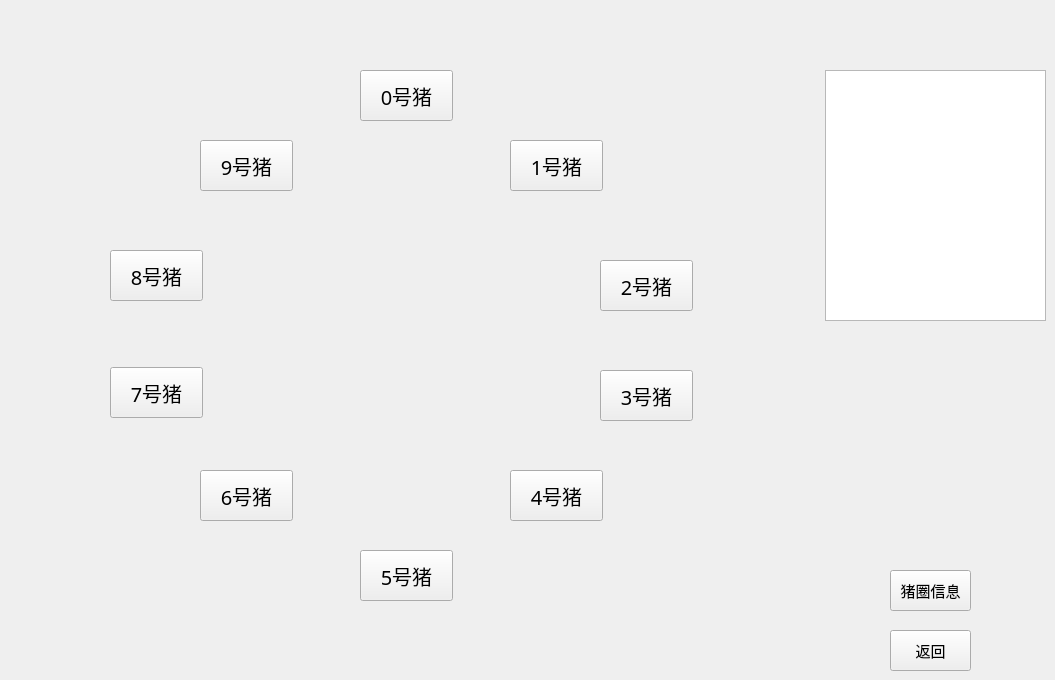
    <widget class="QWidget" name="pigpen">
     <widget class="QPushButton" name="pig0">
      <property name="geometry">
       <rect>
        <x>360</x>
        <y>70</y>
        <width>93</width>
        <height>51</height>
       </rect>
      </property>
      <property name="font">
       <font>
        <family>方正姚体</family>
        <pointsize>15</pointsize>
       </font>
      </property>
      <property name="text">
       <string>0号猪</string>
      </property>
     </widget>
     <widget class="QPushButton" name="pig1">
      <property name="geometry">
       <rect>
        <x>510</x>
        <y>140</y>
        <width>93</width>
        <height>51</height>
       </rect>
      </property>
      <property name="font">
       <font>
        <family>方正姚体</family>
        <pointsize>15</pointsize>
       </font>
      </property>
      <property name="text">
       <string>1号猪</string>
      </property>
     </widget>
     <widget class="QPushButton" name="pig9">
      <property name="geometry">
       <rect>
        <x>200</x>
        <y>140</y>
        <width>93</width>
        <height>51</height>
       </rect>
      </property>
      <property name="font">
       <font>
        <family>方正姚体</family>
        <pointsize>15</pointsize>
       </font>
      </property>
      <property name="text">
       <string>9号猪</string>
      </property>
     </widget>
     <widget class="QPushButton" name="pig7">
      <property name="geometry">
       <rect>
        <x>110</x>
        <y>367</y>
        <width>93</width>
        <height>51</height>
       </rect>
      </property>
      <property name="font">
       <font>
        <family>方正姚体</family>
        <pointsize>15</pointsize>
       </font>
      </property>
      <property name="text">
       <string>7号猪</string>
      </property>
     </widget>
     <widget class="QPushButton" name="pig2">
      <property name="geometry">
       <rect>
        <x>600</x>
        <y>260</y>
        <width>93</width>
        <height>51</height>
       </rect>
      </property>
      <property name="font">
       <font>
        <family>方正姚体</family>
        <pointsize>15</pointsize>
       </font>
      </property>
      <property name="text">
       <string>2号猪</string>
      </property>
     </widget>
     <widget class="QPushButton" name="pig6">
      <property name="geometry">
       <rect>
        <x>200</x>
        <y>470</y>
        <width>93</width>
        <height>51</height>
       </rect>
      </property>
      <property name="font">
       <font>
        <family>方正姚体</family>
        <pointsize>15</pointsize>
       </font>
      </property>
      <property name="text">
       <string>6号猪</string>
      </property>
     </widget>
     <widget class="QPushButton" name="pig8">
      <property name="geometry">
       <rect>
        <x>110</x>
        <y>250</y>
        <width>93</width>
        <height>51</height>
       </rect>
      </property>
      <property name="font">
       <font>
        <family>方正姚体</family>
        <pointsize>15</pointsize>
       </font>
      </property>
      <property name="text">
       <string>8号猪</string>
      </property>
     </widget>
     <widget class="QPushButton" name="pig5">
      <property name="geometry">
       <rect>
        <x>360</x>
        <y>550</y>
        <width>93</width>
        <height>51</height>
       </rect>
      </property>
      <property name="font">
       <font>
        <family>方正姚体</family>
        <pointsize>15</pointsize>
       </font>
      </property>
      <property name="text">
       <string>5号猪</string>
      </property>
     </widget>
     <widget class="QPushButton" name="pig4">
      <property name="geometry">
       <rect>
        <x>510</x>
        <y>470</y>
        <width>93</width>
        <height>51</height>
       </rect>
      </property>
      <property name="font">
       <font>
        <family>方正姚体</family>
        <pointsize>15</pointsize>
       </font>
      </property>
      <property name="text">
       <string>4号猪</string>
      </property>
     </widget>
     <widget class="QPushButton" name="pig3">
      <property name="geometry">
       <rect>
        <x>600</x>
        <y>370</y>
        <width>93</width>
        <height>51</height>
       </rect>
      </property>
      <property name="font">
       <font>
        <family>方正姚体</family>
        <pointsize>15</pointsize>
       </font>
      </property>
      <property name="text">
       <string>3号猪</string>
      </property>
     </widget>
     <widget class="QPushButton" name="returnpigfarm">
      <property name="geometry">
       <rect>
        <x>890</x>
        <y>630</y>
        <width>81</width>
        <height>41</height>
       </rect>
      </property>
      <property name="font">
       <font>
        <family>方正姚体</family>
        <pointsize>11</pointsize>
       </font>
      </property>
      <property name="text">
       <string>返回</string>
      </property>
     </widget>
     <widget class="QTextBrowser" name="pigpeninform">
      <property name="geometry">
       <rect>
        <x>825</x>
        <y>70</y>
        <width>221</width>
        <height>251</height>
       </rect>
      </property>
     </widget>
     <widget class="QPushButton" name="checkpigpen">
      <property name="geometry">
       <rect>
        <x>890</x>
        <y>570</y>
        <width>81</width>
        <height>41</height>
       </rect>
      </property>
      <property name="font">
       <font>
        <family>方正姚体</family>
        <pointsize>11</pointsize>
       </font>
      </property>
      <property name="text">
       <string>猪圈信息</string>
      </property>
     </widget>
    </widget>
